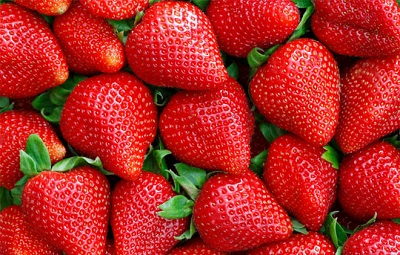
%> input picture praticas/imagens/morango.jpg, 400 x 255 px
$ octave teste2.m   (GNU Octave 9; MATLAB toolbox functions it lacks are replaced by stand-ins)
%> lines starting %> are read from the running program, lines starting %| are printed output that depends on the picture
clear all
close all
pkg load image

morangoo = imread('C:\Users\Tuany Mariah\Google Drive\TADS\2018.1\Processamento Digital de Imagens\praticas\imagens\morango.jpg');
%> morangoo is the input picture: size 255x400x3 uint8; mean R, G, B 175.7, 42.2, 36.6
figure('name','imagem original do morango')
imshow(morangoo)

r(:,:,:) = morangoo(:,:,1);
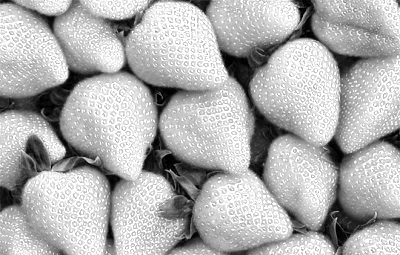
%> r: size 255x400 uint8; min 0, max 255, mean 175.7
%figure('name','imagem original do R'),imshow(r);
g(:,:,:) = morangoo(:,:,2);
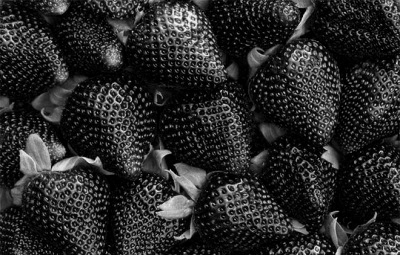
%> g: size 255x400 uint8; min 0, max 247, mean 42.2
%figure('name','imagem original do G'),imshow(g);
b(:,:,:) = morangoo(:,:,3);
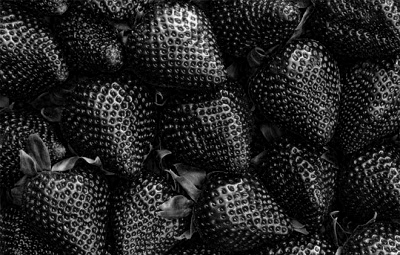
%> b: size 255x400 uint8; min 0, max 255, mean 36.6
% [5 lines of commented-out code are left out]
ciano = morangoo;
for i = 1:size(morangoo,1)
  for j = 1:size(morangoo,2)
    if(r(i,j,:)>100 && g(i,j,:)<50)
       ciano(i,j,1) = 255;
       ciano(i,j,2) = 0;
       ciano(i,j,3) = 0;
       else
       ciano(i,j,1) = 255;
       ciano(i,j,2) = 255;
       ciano(i,j,3) = 255;
    endif
  endfor
endfor
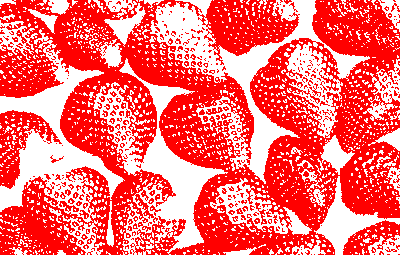
%> ciano: size 255x400x3 uint8; mean R, G, B 255, 107, 107
figure('name','imagem teste vermelho')
imshow(ciano)
